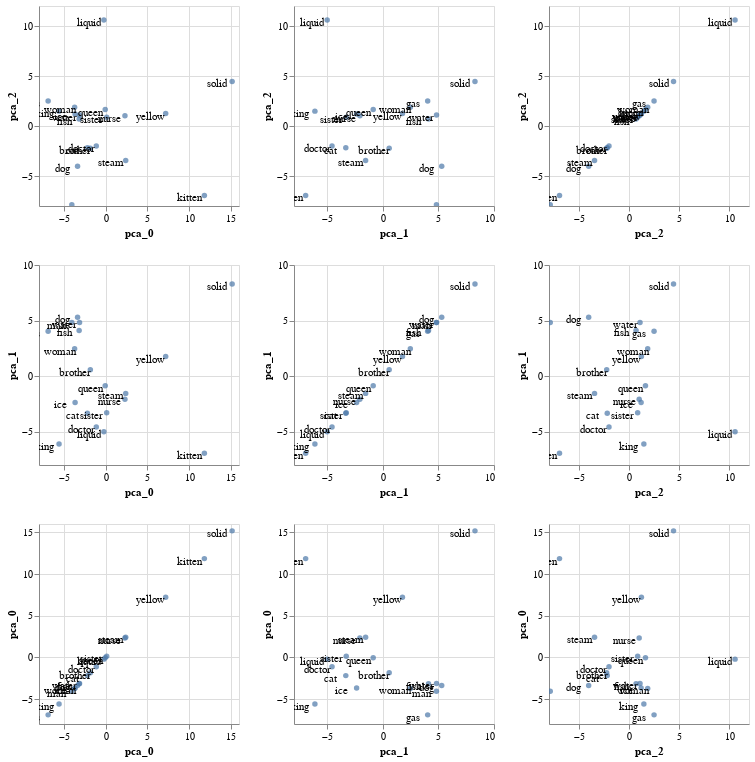

The notebook cell this image was saved under:
### Code cell
emb.transform(Pca(3)).plot_interactive_matrix('pca_0','pca_1','pca_2')

### Figure 1 — Vega-Lite specification as saved in the notebook (floating-point values rounded to 4 significant figures)
{"config": {"view": {"continuousWidth": 400, "continuousHeight": 300}}, "repeat": {"column": ["pca_0", "pca_1", "pca_2"], "row": ["pca_2", "pca_1", "pca_0"]}, "spec": {"layer": [{"mark": "circle", "encoding": {"text": {"type": "nominal", "field": "original"}, "tooltip": [{"type": "nominal", "field": "name"}, {"type": "nominal", "field": "original"}], "x": {"type": "quantitative", "field": {"repeat": "column"}}, "y": {"type": "quantitative", "field": {"repeat": "row"}}}, "selection": {"selector005": {"type": "interval", "bind": "scales", "encodings": ["x", "y"]}}}, {"mark": {"type": "text", "color": "black", "dx": -15, "dy": 3}, "encoding": {"text": {"type": "nominal", "field": "original"}, "tooltip": [{"type": "nominal", "field": "name"}, {"type": "nominal", "field": "original"}], "x": {"type": "quantitative", "field": {"repeat": "column"}}, "y": {"type": "quantitative", "field": {"repeat": "row"}}}}], "data": {"name": "data-362a9088cc35696ddbb8af2f5a639d71"}, "height": 200, "width": 200}, "$schema": "https://vega.github.io/schema/vega-lite/v4.8.1.json", "datasets": {"data-362a9088cc35696ddbb8af2f5a639d71": [{"pca_0": -2.194, "pca_1": -3.338, "pca_2": -2.176, "name": "cat", "original": "cat"}, {"pca_0": -3.373, "pca_1": 5.294, "pca_2": -4.033, "name": "dog", "original": "dog"}, {"pca_0": -3.183, "pca_1": 4.106, "pca_2": 0.707, "name": "fish", "original": "fish"}, {"pca_0": 11.85, "pca_1": -6.951, "pca_2": -6.949, "name": "kitten", "original": "kitten"}, {"pca_0": -4.06, "pca_1": 4.82, "pca_2": -7.874, "name": "man", "original": "man"}, {"pca_0": -3.725, "pca_1": 2.47, "pca_2": 1.869, "name": "woman", "original": "woman"}, {"pca_0": -5.594, "pca_1": -6.119, "pca_2": 1.487, "name": "king", "original": "king"}, {"pca_0": -0.05296, "pca_1": -0.8714, "pca_2": 1.647, "name": "queen", "original": "queen"}, {"pca_0": -1.126, "pca_1": -4.578, "pca_2": -2.002, "name": "doctor", "original": "doctor"}, {"pca_0": 2.315, "pca_1": -2.073, "pca_2": 1.018, "name": "nurse", "original": "nurse"}, {"pca_0": -1.838, "pca_1": 0.5657, "pca_2": -2.231, "name": "brother", "original": "brother"}, {"pca_0": 0.1229, "pca_1": -3.299, "pca_2": 0.8662, "name": "sister", "original": "sister"}, {"pca_0": -3.134, "pca_1": 4.827, "pca_2": 1.102, "name": "water", "original": "water"}, {"pca_0": 7.203, "pca_1": 1.761, "pca_2": 1.24, "name": "yellow", "original": "yellow"}, {"pca_0": -3.668, "pca_1": -2.365, "pca_2": 1.211, "name": "ice", "original": "ice"}, {"pca_0": 2.406, "pca_1": -1.555, "pca_2": -3.447, "name": "steam", "original": "steam"}, {"pca_0": 15.18, "pca_1": 8.288, "pca_2": 4.454, "name": "solid", "original": "solid"}, {"pca_0": -0.215, "pca_1": -5.015, "pca_2": 10.61, "name": "liquid", "original": "liquid"}, {"pca_0": -6.904, "pca_1": 4.031, "pca_2": 2.506, "name": "gas", "original": "gas"}]}}
